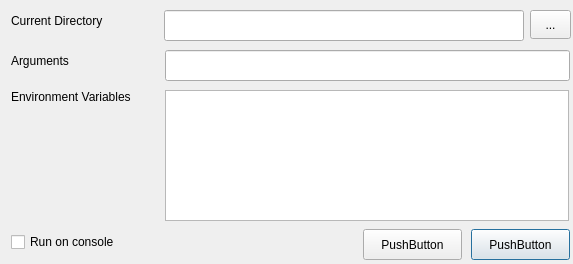
<?xml version="1.0" encoding="UTF-8"?>
<ui version="4.0">
 <class>Dialog</class>
 <widget class="QDialog" name="Dialog">
  <property name="geometry">
   <rect>
    <x>0</x>
    <y>0</y>
    <width>573</width>
    <height>264</height>
   </rect>
  </property>
  <property name="windowTitle">
   <string>Dialog</string>
  </property>
  <widget class="QPushButton" name="pushButton">
   <property name="geometry">
    <rect>
     <x>471</x>
     <y>229</y>
     <width>99</width>
     <height>31</height>
    </rect>
   </property>
   <property name="text">
    <string>PushButton</string>
   </property>
  </widget>
  <widget class="QPushButton" name="pushButton_2">
   <property name="geometry">
    <rect>
     <x>363</x>
     <y>229</y>
     <width>99</width>
     <height>31</height>
    </rect>
   </property>
   <property name="text">
    <string>PushButton</string>
   </property>
  </widget>
  <widget class="QLabel" name="label">
   <property name="geometry">
    <rect>
     <x>11</x>
     <y>10</y>
     <width>121</width>
     <height>21</height>
    </rect>
   </property>
   <property name="text">
    <string>Current Directory</string>
   </property>
  </widget>
  <widget class="QLabel" name="label_2">
   <property name="geometry">
    <rect>
     <x>11</x>
     <y>50</y>
     <width>101</width>
     <height>21</height>
    </rect>
   </property>
   <property name="text">
    <string>Arguments</string>
   </property>
  </widget>
  <widget class="QLabel" name="label_3">
   <property name="geometry">
    <rect>
     <x>11</x>
     <y>86</y>
     <width>151</width>
     <height>21</height>
    </rect>
   </property>
   <property name="text">
    <string>Environment Variables</string>
   </property>
  </widget>
  <widget class="QLineEdit" name="lineEdit">
   <property name="geometry">
    <rect>
     <x>164</x>
     <y>10</y>
     <width>360</width>
     <height>31</height>
    </rect>
   </property>
  </widget>
  <widget class="QLineEdit" name="lineEdit_2">
   <property name="geometry">
    <rect>
     <x>165</x>
     <y>50</y>
     <width>405</width>
     <height>31</height>
    </rect>
   </property>
  </widget>
  <widget class="QToolButton" name="toolButton">
   <property name="geometry">
    <rect>
     <x>530</x>
     <y>10</y>
     <width>41</width>
     <height>29</height>
    </rect>
   </property>
   <property name="text">
    <string>...</string>
   </property>
  </widget>
  <widget class="QCheckBox" name="checkBox">
   <property name="geometry">
    <rect>
     <x>11</x>
     <y>229</y>
     <width>131</width>
     <height>26</height>
    </rect>
   </property>
   <property name="text">
    <string>Run on console</string>
   </property>
  </widget>
  <widget class="QPlainTextEdit" name="plainTextEdit">
   <property name="geometry">
    <rect>
     <x>165</x>
     <y>90</y>
     <width>404</width>
     <height>131</height>
    </rect>
   </property>
  </widget>
 </widget>
 <resources/>
 <connections/>
</ui>
